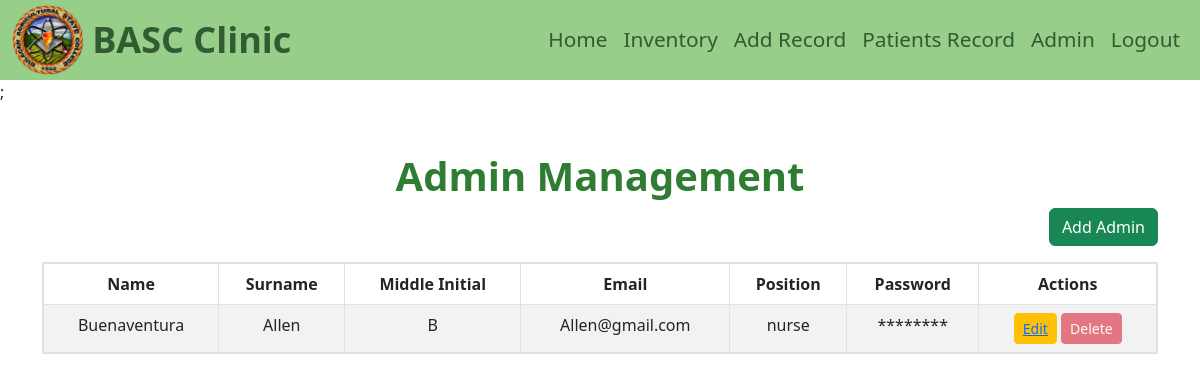
The page /pages/admin/admin.php (signed in) on the database its author committed.
### tables this page shows
CREATE TABLE `users` (
  `userID` int(11) NOT NULL,
  `userStudentID` varchar(100) DEFAULT NULL,
  `userFName` varchar(100) NOT NULL,
  `userMName` varchar(100) NOT NULL,
  `userLName` varchar(100) NOT NULL,
  `userType` int(11) NOT NULL,
  `userEmail` varchar(100) NOT NULL,
  `userPassword` varchar(100) NOT NULL,
  `userBirthday` date NOT NULL,
  `userWorkPosition` varchar(100) DEFAULT NULL,
  `userInstitute` varchar(100) NOT NULL,
  `userSubject` varchar(100) DEFAULT NULL,
  `userBarangay` varchar(100) NOT NULL,
  `userTown` varchar(100) NOT NULL,
  `userCity` varchar(100) NOT NULL,
  `userProvince` varchar(100) NOT NULL,
  `deleted` tinyint(1) DEFAULT 0
);

### pages/admin/admin.php (the view, shortened to what this page needs)
<!DOCTYPE html>
<html lang="en">
<head>
    <link href="https://cdn.jsdelivr.net/npm/bootstrap@5.3.0-alpha1/dist/css/bootstrap.min.css" rel="stylesheet">
    <link rel="stylesheet" href="https://cdn.datatables.net/1.13.4/css/jquery.dataTables.min.css">
</head>
<body>
    <?php include 'navbar.php' ?>;
    <div class="container mt-5">
        <h1 class="text-center">Admin Management</h1>
        <div class="text-end mb-3">
            <button class="btn btn-success" data-bs-toggle="modal" data-bs-target="#addAdminModal">Add Admin</button>
        </div>
        <table id="adminTable" class="table table-striped table-bordered">
            <thead>
                <tr>
                    <th>Name</th>
                    <th>Surname</th>
                    <th>Middle Initial</th>
                    <th>Email</th>
                    <th>Position</th>
                    <th>Password</th>
                    <th>Actions</th>
                </tr>
            </thead>
            <tbody>
                <?php
                $sql = "SELECT * FROM users WHERE userType IN (4,5) ";
                $result = $conn->query($sql);
                if ($result->num_rows > 0) {
                    while ($row = $result->fetch_assoc()) {
                        echo "<tr>";
                        echo "<td>" . $row["userLName"] . "</td>";
                        echo "<td>" . $row["userFName"] . "</td>";
                        echo "<td>" . $row["userMName"] . "</td>";
                        echo "<td>" . $row["userEmail"] . "</td>";
                        echo "<td>" . $row["userWorkPosition"] . "</td>";
                        echo "<td>********</td>";
                        echo "<td>
                            <button class='btn btn-warning btn-sm'><a href='./edit-admin.php'>Edit</a></button>
                            <form action='functions/delete_admin.php' method='POST' style='display:inline-block;'>
                                <input type='hidden' name='adminID' value='" . $row["userID"] . "'>
                                <button type='submit' class='btn btn-danger btn-sm' disabled>Delete</button>
                            </form>
                          </td>";
                        echo "</tr>";
                    }
                } else {
                    echo "<tr><td colspan='7'>No admins found</td></tr>";
                }
                ?>
            </tbody>
        </table>
    </div>
</body>
</html>

### pages/admin/admin.php (style rules this page uses)
table { background-color: white; }
table thead { text-align: center; background-color: #97ce89; color: white; }
table tbody td { text-align: center; }
.table-bordered { border: 2px solid #4caf50; }
.container h1 { color: #2e7d32; font-weight: bold; }

### rows shown on the page
users: userLName "Buenaventura", userFName "Allen", userMName "B", userEmail "Allen@gmail.com", userWorkPosition "nurse"
